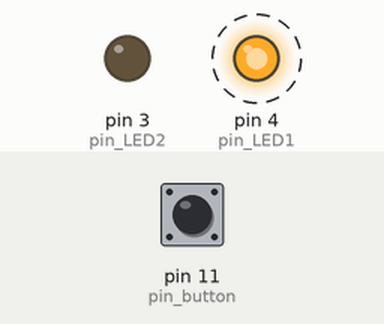
A sketch run on a simulated Arduino Uno, built with avr-gcc and run on an emulated ATmega328P. Parts: output pins drawn as LEDs (lit = HIGH). Dashed ring = blinking. The test bench sets the inputs (shaded band); at power-on: pin 11 (pin_button) HIGH.

Above: at 1.2 s.
1.3 s: pin 11 (pin_button) pulled LOW for 0.15 s
At 1.37 s:
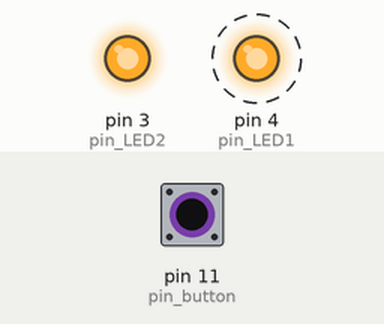
4.3 s: pin 11 (pin_button) pulled LOW for 1 s
At 6.8 s:
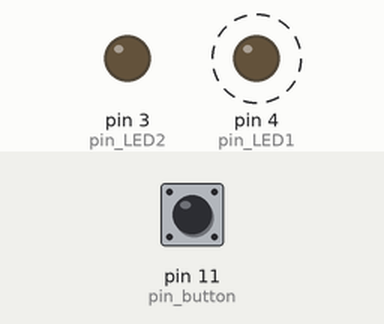
7.3 s: pin 11 (pin_button) pulled LOW for 3.2 s
At 8.7 s:
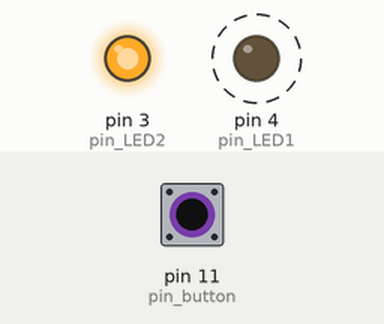
Timing chart, 0 to 18.0 s (numbered marks = the images above; inputs shaded):
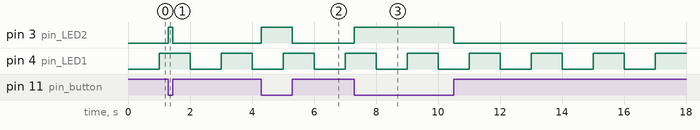

Measured:
- after the input at 1.3 s, pin 3 (pin_LED2): LOW → HIGH at once, → LOW 0.15 s later
- after the input at 4.3 s, pin 3 (pin_LED2): LOW → HIGH at once, → LOW 1.0 s later
- after the input at 7.3 s, pin 3 (pin_LED2): LOW → HIGH at once, → LOW 3.2 s later
- by itself, pin 4 (pin_LED1): alternates HIGH for 1.0 s and LOW for 1.0 s

The sketch:

app.ino
```cpp
int pin_LED1 = 4;
int pin_LED2 = 3;
int pin_button = 11;
boolean LED_state = false;
unsigned long time_previous, time_current;
void setup()
{
    pinMode(pin_LED1, OUTPUT);
    pinMode(pin_LED2, OUTPUT);
    digitalWrite(pin_LED1, LED_state);
    digitalWrite(pin_LED2, false);
    pinMode(pin_button, INPUT_PULLUP);
    time_previous = millis();
}
void loop()
{
    time_current = millis();
    // 1초 이상 시간이 경과한 경우
    if (time_current - time_previous >= 1000)
    {
        LED_state = !LED_state;
        digitalWrite(pin_LED1, LED_state);
        time_previous = time_current;
    }
    // 버튼 상태를 읽어서 13번 핀에 연결된 LED에 표시
    digitalWrite(pin_LED2, !digitalRead(pin_button));
}
```
